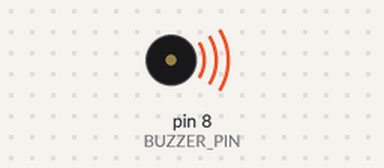
This sketch was run on a simulated Arduino Uno, built with avr-gcc and run on an emulated ATmega328P. On the bench: buzzer (waves = sounding).

Above: at 2.0 s.
At 11.0 s:
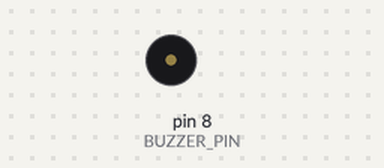
Timing chart, 0 to 12.5 s (numbered marks = the images above):
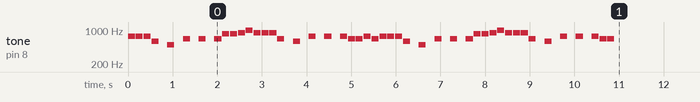

The sketch:

Rtttl_Player.ino
```cpp
#include <Arduino.h>

#define BUZZER_PIN 8

const float noteFrequencies[] = {
  30.87, 32.70, 34.65, 36.71, 38.89, 41.20, 43.65, 46.25, 49.00, 51.91, 55.00, 58.27, 61.74,
  65.41, 69.30, 73.42, 77.78, 82.41, 87.31, 92.50, 98.00, 103.83, 110.00, 116.54, 123.47,
  130.81, 138.59, 146.83, 155.56, 164.81, 174.61, 185.00, 196.00, 207.65, 220.00, 233.08, 246.94,
  261.63, 277.18, 293.66, 311.13, 329.63, 349.23, 369.99, 392.00, 415.30, 440.00, 466.16, 493.88,
  523.25, 554.37, 587.33, 622.25, 659.25, 698.46, 739.99, 783.99, 830.61, 880.00, 932.33, 987.77,
  1046.50, 1108.73, 1174.66, 1244.51, 1318.51, 1396.91, 1479.98, 1567.98, 1661.22, 1760.00, 1864.66, 1975.53,
  2093.00, 2217.46, 2349.32, 2489.02, 2637.02, 2793.83, 2959.96, 3135.96, 3322.44, 3520.00, 3729.31, 3951.07,
  4186.01, 4434.92, 4698.64, 4978.03
};

void playRTTTL(const char *song){
  int defaultDuration = 4;
  int defaultOctave = 5;
  int bpm = 102;
  int wholenote, duration;
  int note, scale;

  while (*song != ':') song++;
  song++;

  while (*song != ':'){
    if (*song == 'd'){
      song += 2;
      defaultDuration = atoi(song);
    }else if (*song == 'o'){
      song += 2;
      defaultOctave = atoi(song);
    }else if (*song == 'b'){
      song += 2;
      bpm = atoi(song);
    }
    while (*song != ',' && *song != ':') song++;
    if (*song == ':') break;
    song++;
  }
  song++;

  wholenote = (60 * 1000L / bpm) * 4;

  while (*song){
    int num = 0;

    while (*song >= '0' && *song <= '9'){
      num = (num * 10) + (*song - '0');
      song++;
    }

    duration = (num) ? wholenote / num : wholenote / defaultDuration;

    note = 0;
    switch (*song){
      case 'c': note = 1; break;
      case 'd': note = 3; break;
      case 'e': note = 5; break;
      case 'f': note = 6; break;
      case 'g': note = 8; break;
      case 'a': note = 10; break;
      case 'b': note = 12; break;
      case 'p': note = 0; break;
    }

    song++;

    if (*song == '#'){
      note++;
      song++;
    }

    if (*song >= '0' && *song <= '9'){
      scale = *song - '0';
      song++;
    }else{
      scale = defaultOctave;
    }

    scale -= 1;

    if (*song == '.'){
      duration += duration / 2;
      song++;
    }

    if (*song == ',') song++;

    if (note){
      tone(BUZZER_PIN, noteFrequencies[(scale * 12) + note], duration * 0.9);
    }

    delay(duration);
    noTone(BUZZER_PIN);
  }
}

//const char *song = "tetris:d=4,o=5,b=160:e6,8b,8c6,8d6,16e6,16d6,8c6,8b,a,8a,8c6,e6,8d6,8c6,b,8b,8c6,d6,e6,c6,a,2a,8p,d6,8f6,a6,8g6,8f6,e6,8e6,8c6,e6,8d6,8c6,b,8b,8c6,d6,e6,c6,a,a";
//const char *song = "Arkanoid:d=4,o=5,b=140:8g6,16p,16g.6,2a#6,32p,8a6,8g6,8f6,8a6,2g6";
//const char *song = "mario:d=4,o=5,b=140:16e6,16e6,32p,8e6,16c6,8e6,8g6,8p,8g,8p,8c6,16p,8g,16p,8e,16p,8a,8b,16a#,8a,16g.,16e6,16g6,8a6,16f6,8g6,8e6,16c6,16d6,8b,16p,8c6,16p,8g,16p,8e,16p,8a,8b,16a#,8a,16g.,16e6,16g6,8a6,16f6,8g6,8e6,16c6,16d6,8b,8p,16g6,16f#6,16f6,16d#6,16p,16e6,16p,16g#,16a,16c6,16p,16a,16c6,16d6,8p,16g6,16f#6,16f6,16d#6,16p,16e6,16p,16c7,16p,16c7,16c7,p,16g6,16f#6,16f6,16d#6,16p,16e6,16p,16g#,16a,16c6,16p,16a,16c6,16d6,8p,16d#6,8p,16d6,8p,16c6";
const char *song = "TakeOnMe:d=8,o=5,b=170:f#,f#,f#,d,p,b4,p,e,p,e,p,e,g#,g#,a,b,a,a,a,e,p,d,p,f#,p,f#,p,f#,e,e,f#,e,f#,f#,f#,d,p,b4,p,e,p,e,p,e,g#,g#,a,b,a,a,a,e,p,d,p,f#,p,f#,p,f#,e,e5";

void setup() {
  playRTTTL(song);
}

void loop() {
}
```
